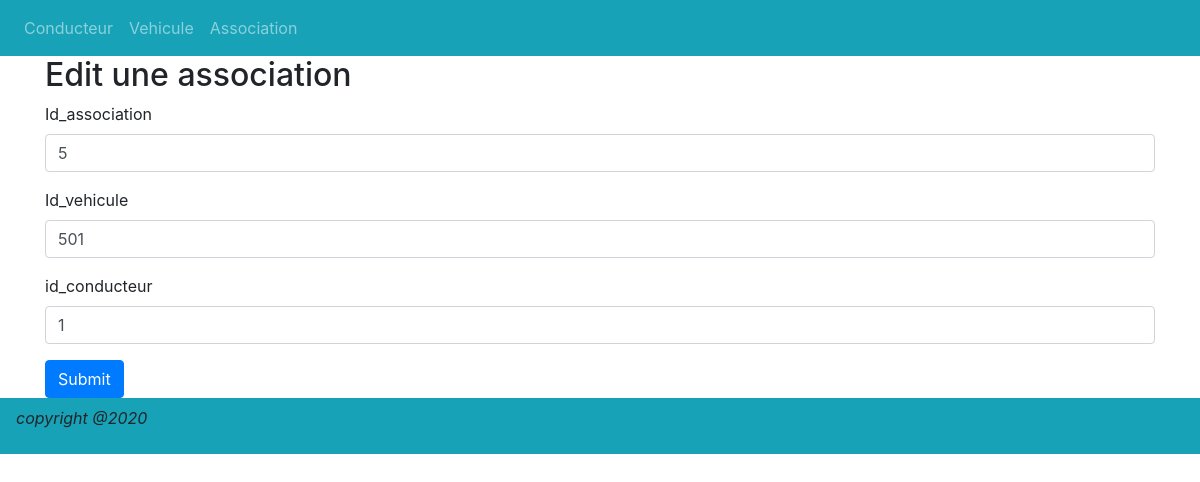
The app's page /?action=editA&associationId=5 with its own data.
### tables this page shows
CREATE TABLE `association_vehicule_conducteur` (
  `id_association` int(11) NOT NULL,
  `id_vehicule` int(11) NOT NULL,
  `id_conducteur` int(11) NOT NULL
);

### Models/Association.php (called while the page is built, shortened)
<?php
 class Association
 {
 	private $id_association;
 	private $id_vehicule;
 	private $id_conducteur;
 	public function getId_association()
 	{
 		return $this->id_association;
 	}
 	public function getId_vehicule()
 	{
 		return $this->id_vehicule;
 	}
 	public function getId_conducteur()
 	{
 		return $this->id_conducteur;
 	}
 	public function accesBaseDeDonnee()
 	{
 		try{
			$db =new PDO('mysql:host=localhost;dbname=vtc', "root", "");
		}
		catch(PDOException $e){
			print "Erreur!";
			die;
		}
		return $db;
 	}
 	 public function findById($id_association)
 	 {
 	 	$baseDeDonne = $this->accesBaseDeDonnee();
 	 	$sql = $baseDeDonne->prepare("SELECT * FROM association_vehicule_conducteur WHERE id_association= ".$id_association);
 	 	$sql->execute();
 	 	$getResultat = $sql->fetchAll(PDO::FETCH_CLASS, 'Association');
 	 	return $getResultat;
	  }
 }

### Controller/AssociationController.php (called while the page is built, shortened)
<?php
require './Models/Association.php';
class associationController
{
		?>
		<?php
	public function show($id_association)
	{
	 	$association = new Association();
	 	$associationById = $association->findById($id_association);
	 	require_once "./Views/editAssociation.php";
	}
}
?>

### Views/editAssociation.php (the view)
<?php
	foreach ($associationById as $association) {
?>
			<h2> Edit une association </h2>
			<form action="#" method="post">
			  <div class="form-group">
			    <label>Id_association</label>
			    <input type="text" class="form-control" name="id_association" required value="<?php echo $association->getId_association(); ?>">
			  </div>
			  <div class="form-group">
			    <label>Id_vehicule</label>
			    <input type="text" class="form-control" name="id_vehicule" required value="<?php echo $association->getId_vehicule(); ?>">
			  </div>
			  <div class="form-group">
			    <label>id_conducteur</label>
			    <input type="text" class="form-control" name="id_conducteur" required value="<?php echo $association->getId_conducteur(); ?>">
			  </div>
			  <button type="submit" class="btn btn-primary" name="submit">Submit</button>
			</form>
<?php
	}
?>

### records on screen
association_vehicule_conducteur: id_association "5", id_vehicule "501", id_conducteur "1"
